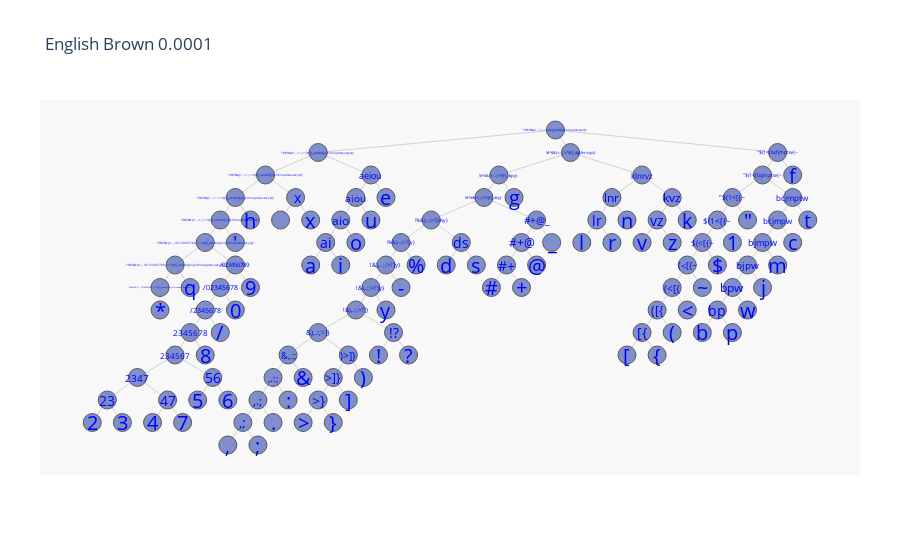

Source (notebook cell):
### Code cell
nodes, edges = dict2graph(dicastree)
igraph_draw(nodes,edges,'English Brown 0.0001')

### Figure 1 — Plotly figure (JSON) as saved in the notebook; plotly's stock layout.template omitted (floating-point values rounded to 4 significant figures; data arrays with more than 128 entries replaced by an {"elided": "..."} marker saying what was removed)
{"data": [{"hoverinfo": "none", "line": {"color": "rgb(210,210,210)", "width": 1}, "mode": "lines", "type": "scatter", "x": {"elided": "378 float values"}, "y": {"elided": "378 int values"}}, {"hoverinfo": "text", "marker": {"color": "#6175c1", "line": {"color": "rgb(50,50,50)", "width": 1}, "size": 18, "symbol": "circle"}, "mode": "markers", "name": "bla", "opacity": 0.8, "text": [" !\"#$%&'()*+,-./0123456789:;<>?@[]_abcdefghijklmnopqrstuvwxyz{}~", " !\"#$%&'()+,-./0123456789:;<>?@[]_abcdefghijklmnopqrstuvwxyz{}~", " !\"#$%&'()+,-./0123456789:;<>?@[]_abcdefghijklmnoprstuvwxyz{}~", " !\"#$%&'()+,-.1:;<>?@[]_abcdefghijklmnoprstuvwxyz{}~", " !\"#$%&()+,-.1:;<>?@[]_abcdefghijklmnoprstuvwxyz{}~", " !\"#$%&()+,-.1:;<>?@[]_abcdefgijklmnoprstuvwxyz{}~", "!\"#$%&()+,-.1:;<>?@[]_abcdefgijklmnoprstuvwyz{}~", "!\"#$%&()+,-.1:;<>?@[]_bcdfgjklmnprstvwyz{}~", "!#%&)+,-.:;>?@]_dgklnrsvyz}", "!#%&)+,-.:;>?@]_dgsy}", "!#%&)+,-.:;>?@]_dsy}", "!%&),-.:;>?]dsy}", "\"$(1<[bcfjmptw{~", "\"$(1<[bcjmptw{~", "!%&),-.:;>?]y}", "!&),-.:;>?]y}", "!&),.:;>?]y}", "!&),.:;>?]}", "/023456789", "&),.:;>]}", "/02345678", "\"$(1<[{~", "/2345678", "$(1<[{~", "bcjmptw", "2345678", "$(<[{~", "bcjmpw", "234567", "klnrvz", "(<[{~", "&,.:;", "bjmpw", "aeiou", ",.:;", "(<[{", ")>]}", "2347", "#+@_", "bjpw", "aiou", ",.;", "([{", ">]}", "#+@", "bpw", "aio", "lnr", "kvz", ",;", "!?", "[{", ">}", "23", "#+", "47", "56", "bp", "ai", "ds", "lr", "vz", " x", ",", ";", ".", "!", "?", "[", "{", ">", "}", "(", ":", "2", "3", "<", "]", ")", "~", "#", "+", "&", "4", "7", "@", "5", "6", "_", "b", "p", "$", "y", "w", "j", "m", "a", "i", "d", "s", "c", "1", "\"", "-", "o", "t", "8", "l", "r", "%", "v", "z", "n", "k", "g", "f", "u", "/", "e", " ", "x", "0", "h", "9", "'", "q", "*"], "type": "scatter", "x": [-13.12, -12.62, -11.62, -11.12, -10.62, -9.625, -7.875, 0, 0.5, -1.875, -2.375, -4.125, 7.375, 6.875, -5.125, -5.625, -6.125, -6.625, -10.62, -7.875, -11.12, 5.875, -11.62, 5.375, 7.875, -12.12, 4.875, 7.375, -12.62, 2.875, 4.375, -8.875, 6.875, -6.125, -9.375, 3.875, -6.875, -13.88, -0.625, 6.375, -6.625, -9.875, 3.375, -7.375, -1.125, 5.875, -7.125, 1.875, 3.875, -10.38, -5.375, 2.875, -7.875, -14.88, -1.625, -12.88, -11.38, 5.375, -7.625, -3.125, 1.375, 3.375, -8.625, -10.88, -9.875, -9.375, -5.875, -4.875, 2.375, 3.375, -8.375, -7.375, 3.875, -8.875, -15.38, -14.38, 4.375, -6.875, -6.375, 4.875, -2.125, -1.125, -8.375, -13.38, -12.38, -0.625, -11.88, -10.88, -0.125, 4.875, 5.875, 5.375, -5.625, 6.375, 6.875, 7.375, -8.125, -7.125, -3.625, -2.625, 7.875, 5.875, 6.375, -5.125, -6.625, 8.375, -11.62, 0.875, 1.875, -4.625, 2.875, 3.875, 2.375, 4.375, -1.375, 7.875, -6.125, -11.12, -5.625, -9.125, -8.125, -10.62, -10.12, -10.12, -10.62, -12.12, -13.12], "y": [21, 22, 23, 24, 25, 26, 27, 28, 27, 26, 25, 24, 27, 26, 23, 22, 21, 20, 22, 19, 21, 25, 20, 24, 25, 19, 23, 24, 18, 26, 22, 18, 23, 26, 17, 21, 18, 17, 24, 22, 25, 16, 20, 17, 23, 21, 24, 25, 25, 15, 19, 19, 16, 16, 22, 16, 17, 20, 23, 23, 24, 24, 25, 14, 14, 15, 18, 18, 18, 18, 15, 15, 19, 16, 15, 15, 20, 16, 17, 21, 21, 21, 17, 15, 15, 22, 16, 16, 23, 19, 19, 22, 20, 20, 21, 22, 22, 22, 22, 22, 23, 23, 24, 21, 23, 24, 18, 23, 23, 22, 23, 23, 24, 24, 25, 26, 24, 19, 25, 24, 24, 20, 24, 21, 23, 21, 20]}], "layout": {"annotations": [{"font": {"color": "rgb(0,0,250)", "size": 2}, "showarrow": false, "text": " !\"#$%&'()*+,-./0123456789:;<>?@[]_abcdefghijklmnopqrstuvwxyz{}~", "x": -13.12, "xref": "x", "y": 21, "yref": "y"}, {"font": {"color": "rgb(0,0,250)", "size": 3}, "showarrow": false, "text": " !\"#$%&'()+,-./0123456789:;<>?@[]_abcdefghijklmnopqrstuvwxyz{}~", "x": -12.62, "xref": "x", "y": 22, "yref": "y"}, {"font": {"color": "rgb(0,0,250)", "size": 3}, "showarrow": false, "text": " !\"#$%&'()+,-./0123456789:;<>?@[]_abcdefghijklmnoprstuvwxyz{}~", "x": -11.62, "xref": "x", "y": 23, "yref": "y"}, {"font": {"color": "rgb(0,0,250)", "size": 3}, "showarrow": false, "text": " !\"#$%&'()+,-.1:;<>?@[]_abcdefghijklmnoprstuvwxyz{}~", "x": -11.12, "xref": "x", "y": 24, "yref": "y"}, {"font": {"color": "rgb(0,0,250)", "size": 3}, "showarrow": false, "text": " !\"#$%&()+,-.1:;<>?@[]_abcdefghijklmnoprstuvwxyz{}~", "x": -10.62, "xref": "x", "y": 25, "yref": "y"}, {"font": {"color": "rgb(0,0,250)", "size": 3}, "showarrow": false, "text": " !\"#$%&()+,-.1:;<>?@[]_abcdefgijklmnoprstuvwxyz{}~", "x": -9.625, "xref": "x", "y": 26, "yref": "y"}, {"font": {"color": "rgb(0,0,250)", "size": 3}, "showarrow": false, "text": "!\"#$%&()+,-.1:;<>?@[]_abcdefgijklmnoprstuvwyz{}~", "x": -7.875, "xref": "x", "y": 27, "yref": "y"}, {"font": {"color": "rgb(0,0,250)", "size": 3}, "showarrow": false, "text": "!\"#$%&()+,-.1:;<>?@[]_bcdfgjklmnprstvwyz{}~", "x": 0, "xref": "x", "y": 28, "yref": "y"}, {"font": {"color": "rgb(0,0,250)", "size": 4}, "showarrow": false, "text": "!#%&)+,-.:;>?@]_dgklnrsvyz}", "x": 0.5, "xref": "x", "y": 27, "yref": "y"}, {"font": {"color": "rgb(0,0,250)", "size": 4}, "showarrow": false, "text": "!#%&)+,-.:;>?@]_dgsy}", "x": -1.875, "xref": "x", "y": 26, "yref": "y"}, {"font": {"color": "rgb(0,0,250)", "size": 4}, "showarrow": false, "text": "!#%&)+,-.:;>?@]_dsy}", "x": -2.375, "xref": "x", "y": 25, "yref": "y"}, {"font": {"color": "rgb(0,0,250)", "size": 5}, "showarrow": false, "text": "!%&),-.:;>?]dsy}", "x": -4.125, "xref": "x", "y": 24, "yref": "y"}, {"font": {"color": "rgb(0,0,250)", "size": 5}, "showarrow": false, "text": "\"$(1<[bcfjmptw{~", "x": 7.375, "xref": "x", "y": 27, "yref": "y"}, {"font": {"color": "rgb(0,0,250)", "size": 5}, "showarrow": false, "text": "\"$(1<[bcjmptw{~", "x": 6.875, "xref": "x", "y": 26, "yref": "y"}, {"font": {"color": "rgb(0,0,250)", "size": 5}, "showarrow": false, "text": "!%&),-.:;>?]y}", "x": -5.125, "xref": "x", "y": 23, "yref": "y"}, {"font": {"color": "rgb(0,0,250)", "size": 6}, "showarrow": false, "text": "!&),-.:;>?]y}", "x": -5.625, "xref": "x", "y": 22, "yref": "y"}, {"font": {"color": "rgb(0,0,250)", "size": 6}, "showarrow": false, "text": "!&),.:;>?]y}", "x": -6.125, "xref": "x", "y": 21, "yref": "y"}, {"font": {"color": "rgb(0,0,250)", "size": 6}, "showarrow": false, "text": "!&),.:;>?]}", "x": -6.625, "xref": "x", "y": 20, "yref": "y"}, {"font": {"color": "rgb(0,0,250)", "size": 6}, "showarrow": false, "text": "/023456789", "x": -10.62, "xref": "x", "y": 22, "yref": "y"}, {"font": {"color": "rgb(0,0,250)", "size": 7}, "showarrow": false, "text": "&),.:;>]}", "x": -7.875, "xref": "x", "y": 19, "yref": "y"}, {"font": {"color": "rgb(0,0,250)", "size": 7}, "showarrow": false, "text": "/02345678", "x": -11.12, "xref": "x", "y": 21, "yref": "y"}, {"font": {"color": "rgb(0,0,250)", "size": 7}, "showarrow": false, "text": "\"$(1<[{~", "x": 5.875, "xref": "x", "y": 25, "yref": "y"}, {"font": {"color": "rgb(0,0,250)", "size": 7}, "showarrow": false, "text": "/2345678", "x": -11.62, "xref": "x", "y": 20, "yref": "y"}, {"font": {"color": "rgb(0,0,250)", "size": 8}, "showarrow": false, "text": "$(1<[{~", "x": 5.375, "xref": "x", "y": 24, "yref": "y"}, {"font": {"color": "rgb(0,0,250)", "size": 8}, "showarrow": false, "text": "bcjmptw", "x": 7.875, "xref": "x", "y": 25, "yref": "y"}, {"font": {"color": "rgb(0,0,250)", "size": 8}, "showarrow": false, "text": "2345678", "x": -12.12, "xref": "x", "y": 19, "yref": "y"}, {"font": {"color": "rgb(0,0,250)", "size": 8}, "showarrow": false, "text": "$(<[{~", "x": 4.875, "xref": "x", "y": 23, "yref": "y"}, {"font": {"color": "rgb(0,0,250)", "size": 8}, "showarrow": false, "text": "bcjmpw", "x": 7.375, "xref": "x", "y": 24, "yref": "y"}, {"font": {"color": "rgb(0,0,250)", "size": 8}, "showarrow": false, "text": "234567", "x": -12.62, "xref": "x", "y": 18, "yref": "y"}, {"font": {"color": "rgb(0,0,250)", "size": 8}, "showarrow": false, "text": "klnrvz", "x": 2.875, "xref": "x", "y": 26, "yref": "y"}, {"font": {"color": "rgb(0,0,250)", "size": 9}, "showarrow": false, "text": "(<[{~", "x": 4.375, "xref": "x", "y": 22, "yref": "y"}, {"font": {"color": "rgb(0,0,250)", "size": 9}, "showarrow": false, "text": "&,.:;", "x": -8.875, "xref": "x", "y": 18, "yref": "y"}, {"font": {"color": "rgb(0,0,250)", "size": 9}, "showarrow": false, "text": "bjmpw", "x": 6.875, "xref": "x", "y": 23, "yref": "y"}, {"font": {"color": "rgb(0,0,250)", "size": 9}, "showarrow": false, "text": "aeiou", "x": -6.125, "xref": "x", "y": 26, "yref": "y"}, {"font": {"color": "rgb(0,0,250)", "size": 10}, "showarrow": false, "text": ",.:;", "x": -9.375, "xref": "x", "y": 17, "yref": "y"}, {"font": {"color": "rgb(0,0,250)", "size": 10}, "showarrow": false, "text": "(<[{", "x": 3.875, "xref": "x", "y": 21, "yref": "y"}, {"font": {"color": "rgb(0,0,250)", "size": 10}, "showarrow": false, "text": ")>]}", "x": -6.875, "xref": "x", "y": 18, "yref": "y"}, {"font": {"color": "rgb(0,0,250)", "size": 10}, "showarrow": false, "text": "2347", "x": -13.88, "xref": "x", "y": 17, "yref": "y"}, {"font": {"color": "rgb(0,0,250)", "size": 10}, "showarrow": false, "text": "#+@_", "x": -0.625, "xref": "x", "y": 24, "yref": "y"}, {"font": {"color": "rgb(0,0,250)", "size": 10}, "showarrow": false, "text": "bjpw", "x": 6.375, "xref": "x", "y": 22, "yref": "y"}, {"font": {"color": "rgb(0,0,250)", "size": 10}, "showarrow": false, "text": "aiou", "x": -6.625, "xref": "x", "y": 25, "yref": "y"}, {"font": {"color": "rgb(0,0,250)", "size": 12}, "showarrow": false, "text": ",.;", "x": -9.875, "xref": "x", "y": 16, "yref": "y"}, {"font": {"color": "rgb(0,0,250)", "size": 12}, "showarrow": false, "text": "([{", "x": 3.375, "xref": "x", "y": 20, "yref": "y"}, {"font": {"color": "rgb(0,0,250)", "size": 12}, "showarrow": false, "text": ">]}", "x": -7.375, "xref": "x", "y": 17, "yref": "y"}, {"font": {"color": "rgb(0,0,250)", "size": 12}, "showarrow": false, "text": "#+@", "x": -1.125, "xref": "x", "y": 23, "yref": "y"}, {"font": {"color": "rgb(0,0,250)", "size": 12}, "showarrow": false, "text": "bpw", "x": 5.875, "xref": "x", "y": 21, "yref": "y"}, {"font": {"color": "rgb(0,0,250)", "size": 12}, "showarrow": false, "text": "aio", "x": -7.125, "xref": "x", "y": 24, "yref": "y"}, {"font": {"color": "rgb(0,0,250)", "size": 12}, "showarrow": false, "text": "lnr", "x": 1.875, "xref": "x", "y": 25, "yref": "y"}, {"font": {"color": "rgb(0,0,250)", "size": 12}, "showarrow": false, "text": "kvz", "x": 3.875, "xref": "x", "y": 25, "yref": "y"}, {"font": {"color": "rgb(0,0,250)", "size": 14}, "showarrow": false, "text": ",;", "x": -10.38, "xref": "x", "y": 15, "yref": "y"}, {"font": {"color": "rgb(0,0,250)", "size": 14}, "showarrow": false, "text": "!?", "x": -5.375, "xref": "x", "y": 19, "yref": "y"}, {"font": {"color": "rgb(0,0,250)", "size": 14}, "showarrow": false, "text": "[{", "x": 2.875, "xref": "x", "y": 19, "yref": "y"}, {"font": {"color": "rgb(0,0,250)", "size": 14}, "showarrow": false, "text": ">}", "x": -7.875, "xref": "x", "y": 16, "yref": "y"}, {"font": {"color": "rgb(0,0,250)", "size": 14}, "showarrow": false, "text": "23", "x": -14.88, "xref": "x", "y": 16, "yref": "y"}, {"font": {"color": "rgb(0,0,250)", "size": 14}, "showarrow": false, "text": "#+", "x": -1.625, "xref": "x", "y": 22, "yref": "y"}, {"font": {"color": "rgb(0,0,250)", "size": 14}, "showarrow": false, "text": "47", "x": -12.88, "xref": "x", "y": 16, "yref": "y"}, {"font": {"color": "rgb(0,0,250)", "size": 14}, "showarrow": false, "text": "56", "x": -11.38, "xref": "x", "y": 17, "yref": "y"}, {"font": {"color": "rgb(0,0,250)", "size": 14}, "showarrow": false, "text": "bp", "x": 5.375, "xref": "x", "y": 20, "yref": "y"}, {"font": {"color": "rgb(0,0,250)", "size": 14}, "showarrow": false, "text": "ai", "x": -7.625, "xref": "x", "y": 23, "yref": "y"}, {"font": {"color": "rgb(0,0,250)", "size": 14}, "showarrow": false, "text": "ds", "x": -3.125, "xref": "x", "y": 23, "yref": "y"}, {"font": {"color": "rgb(0,0,250)", "size": 14}, "showarrow": false, "text": "lr", "x": 1.375, "xref": "x", "y": 24, "yref": "y"}, {"font": {"color": "rgb(0,0,250)", "size": 14}, "showarrow": false, "text": "vz", "x": 3.375, "xref": "x", "y": 24, "yref": "y"}, {"font": {"color": "rgb(0,0,250)", "size": 14}, "showarrow": false, "text": " x", "x": -8.625, "xref": "x", "y": 25, "yref": "y"}, {"font": {"color": "rgb(0,0,250)", "size": 20}, "showarrow": false, "text": ",", "x": -10.88, "xref": "x", "y": 14, "yref": "y"}, {"font": {"color": "rgb(0,0,250)", "size": 20}, "showarrow": false, "text": ";", "x": -9.875, "xref": "x", "y": 14, "yref": "y"}, {"font": {"color": "rgb(0,0,250)", "size": 20}, "showarrow": false, "text": ".", "x": -9.375, "xref": "x", "y": 15, "yref": "y"}, {"font": {"color": "rgb(0,0,250)", "size": 20}, "showarrow": false, "text": "!", "x": -5.875, "xref": "x", "y": 18, "yref": "y"}, {"font": {"color": "rgb(0,0,250)", "size": 20}, "showarrow": false, "text": "?", "x": -4.875, "xref": "x", "y": 18, "yref": "y"}, {"font": {"color": "rgb(0,0,250)", "size": 20}, "showarrow": false, "text": "[", "x": 2.375, "xref": "x", "y": 18, "yref": "y"}, {"font": {"color": "rgb(0,0,250)", "size": 20}, "showarrow": false, "text": "{", "x": 3.375, "xref": "x", "y": 18, "yref": "y"}, {"font": {"color": "rgb(0,0,250)", "size": 20}, "showarrow": false, "text": ">", "x": -8.375, "xref": "x", "y": 15, "yref": "y"}, {"font": {"color": "rgb(0,0,250)", "size": 20}, "showarrow": false, "text": "}", "x": -7.375, "xref": "x", "y": 15, "yref": "y"}, {"font": {"color": "rgb(0,0,250)", "size": 20}, "showarrow": false, "text": "(", "x": 3.875, "xref": "x", "y": 19, "yref": "y"}, {"font": {"color": "rgb(0,0,250)", "size": 20}, "showarrow": false, "text": ":", "x": -8.875, "xref": "x", "y": 16, "yref": "y"}, {"font": {"color": "rgb(0,0,250)", "size": 20}, "showarrow": false, "text": "2", "x": -15.38, "xref": "x", "y": 15, "yref": "y"}, {"font": {"color": "rgb(0,0,250)", "size": 20}, "showarrow": false, "text": "3", "x": -14.38, "xref": "x", "y": 15, "yref": "y"}, {"font": {"color": "rgb(0,0,250)", "size": 20}, "showarrow": false, "text": "<", "x": 4.375, "xref": "x", "y": 20, "yref": "y"}, {"font": {"color": "rgb(0,0,250)", "size": 20}, "showarrow": false, "text": "]", "x": -6.875, "xref": "x", "y": 16, "yref": "y"}, {"font": {"color": "rgb(0,0,250)", "size": 20}, "showarrow": false, "text": ")", "x": -6.375, "xref": "x", "y": 17, "yref": "y"}, {"font": {"color": "rgb(0,0,250)", "size": 20}, "showarrow": false, "text": "~", "x": 4.875, "xref": "x", "y": 21, "yref": "y"}, {"font": {"color": "rgb(0,0,250)", "size": 20}, "showarrow": false, "text": "#", "x": -2.125, "xref": "x", "y": 21, "yref": "y"}, {"font": {"color": "rgb(0,0,250)", "size": 20}, "showarrow": false, "text": "+", "x": -1.125, "xref": "x", "y": 21, "yref": "y"}, {"font": {"color": "rgb(0,0,250)", "size": 20}, "showarrow": false, "text": "&", "x": -8.375, "xref": "x", "y": 17, "yref": "y"}, {"font": {"color": "rgb(0,0,250)", "size": 20}, "showarrow": false, "text": "4", "x": -13.38, "xref": "x", "y": 15, "yref": "y"}, {"font": {"color": "rgb(0,0,250)", "size": 20}, "showarrow": false, "text": "7", "x": -12.38, "xref": "x", "y": 15, "yref": "y"}, {"font": {"color": "rgb(0,0,250)", "size": 20}, "showarrow": false, "text": "@", "x": -0.625, "xref": "x", "y": 22, "yref": "y"}, {"font": {"color": "rgb(0,0,250)", "size": 20}, "showarrow": false, "text": "5", "x": -11.88, "xref": "x", "y": 16, "yref": "y"}, {"font": {"color": "rgb(0,0,250)", "size": 20}, "showarrow": false, "text": "6", "x": -10.88, "xref": "x", "y": 16, "yref": "y"}, {"font": {"color": "rgb(0,0,250)", "size": 20}, "showarrow": false, "text": "_", "x": -0.125, "xref": "x", "y": 23, "yref": "y"}, {"font": {"color": "rgb(0,0,250)", "size": 20}, "showarrow": false, "text": "b", "x": 4.875, "xref": "x", "y": 19, "yref": "y"}, {"font": {"color": "rgb(0,0,250)", "size": 20}, "showarrow": false, "text": "p", "x": 5.875, "xref": "x", "y": 19, "yref": "y"}, {"font": {"color": "rgb(0,0,250)", "size": 20}, "showarrow": false, "text": "$", "x": 5.375, "xref": "x", "y": 22, "yref": "y"}, {"font": {"color": "rgb(0,0,250)", "size": 20}, "showarrow": false, "text": "y", "x": -5.625, "xref": "x", "y": 20, "yref": "y"}, {"font": {"color": "rgb(0,0,250)", "size": 20}, "showarrow": false, "text": "w", "x": 6.375, "xref": "x", "y": 20, "yref": "y"}, {"font": {"color": "rgb(0,0,250)", "size": 20}, "showarrow": false, "text": "j", "x": 6.875, "xref": "x", "y": 21, "yref": "y"}, {"font": {"color": "rgb(0,0,250)", "size": 20}, "showarrow": false, "text": "m", "x": 7.375, "xref": "x", "y": 22, "yref": "y"}, {"font": {"color": "rgb(0,0,250)", "size": 20}, "showarrow": false, "text": "a", "x": -8.125, "xref": "x", "y": 22, "yref": "y"}, {"font": {"color": "rgb(0,0,250)", "size": 20}, "showarrow": false, "text": "i", "x": -7.125, "xref": "x", "y": 22, "yref": "y"}, {"font": {"color": "rgb(0,0,250)", "size": 20}, "showarrow": false, "text": "d", "x": -3.625, "xref": "x", "y": 22, "yref": "y"}, {"font": {"color": "rgb(0,0,250)", "size": 20}, "showarrow": false, "text": "s", "x": -2.625, "xref": "x", "y": 22, "yref": "y"}, {"font": {"color": "rgb(0,0,250)", "size": 20}, "showarrow": false, "text": "c", "x": 7.875, "xref": "x", "y": 23, "yref": "y"}, {"font": {"color": "rgb(0,0,250)", "size": 20}, "showarrow": false, "text": "1", "x": 5.875, "xref": "x", "y": 23, "yref": "y"}, {"font": {"color": "rgb(0,0,250)", "size": 20}, "showarrow": false, "text": "\"", "x": 6.375, "xref": "x", "y": 24, "yref": "y"}, {"font": {"color": "rgb(0,0,250)", "size": 20}, "showarrow": false, "text": "-", "x": -5.125, "xref": "x", "y": 21, "yref": "y"}, {"font": {"color": "rgb(0,0,250)", "size": 20}, "showarrow": false, "text": "o", "x": -6.625, "xref": "x", "y": 23, "yref": "y"}, {"font": {"color": "rgb(0,0,250)", "size": 20}, "showarrow": false, "text": "t", "x": 8.375, "xref": "x", "y": 24, "yref": "y"}, {"font": {"color": "rgb(0,0,250)", "size": 20}, "showarrow": false, "text": "8", "x": -11.62, "xref": "x", "y": 18, "yref": "y"}, {"font": {"color": "rgb(0,0,250)", "size": 20}, "showarrow": false, "text": "l", "x": 0.875, "xref": "x", "y": 23, "yref": "y"}, {"font": {"color": "rgb(0,0,250)", "size": 20}, "showarrow": false, "text": "r", "x": 1.875, "xref": "x", "y": 23, "yref": "y"}, {"font": {"color": "rgb(0,0,250)", "size": 20}, "showarrow": false, "text": "%", "x": -4.625, "xref": "x", "y": 22, "yref": "y"}, {"font": {"color": "rgb(0,0,250)", "size": 20}, "showarrow": false, "text": "v", "x": 2.875, "xref": "x", "y": 23, "yref": "y"}, {"font": {"color": "rgb(0,0,250)", "size": 20}, "showarrow": false, "text": "z", "x": 3.875, "xref": "x", "y": 23, "yref": "y"}, {"font": {"color": "rgb(0,0,250)", "size": 20}, "showarrow": false, "text": "n", "x": 2.375, "xref": "x", "y": 24, "yref": "y"}, {"font": {"color": "rgb(0,0,250)", "size": 20}, "showarrow": false, "text": "k", "x": 4.375, "xref": "x", "y": 24, "yref": "y"}, {"font": {"color": "rgb(0,0,250)", "size": 20}, "showarrow": false, "text": "g", "x": -1.375, "xref": "x", "y": 25, "yref": "y"}, {"font": {"color": "rgb(0,0,250)", "size": 20}, "showarrow": false, "text": "f", "x": 7.875, "xref": "x", "y": 26, "yref": "y"}, {"font": {"color": "rgb(0,0,250)", "size": 20}, "showarrow": false, "text": "u", "x": -6.125, "xref": "x", "y": 24, "yref": "y"}, {"font": {"color": "rgb(0,0,250)", "size": 20}, "showarrow": false, "text": "/", "x": -11.12, "xref": "x", "y": 19, "yref": "y"}, {"font": {"color": "rgb(0,0,250)", "size": 20}, "showarrow": false, "text": "e", "x": -5.625, "xref": "x", "y": 25, "yref": "y"}, {"font": {"color": "rgb(0,0,250)", "size": 20}, "showarrow": false, "text": " ", "x": -9.125, "xref": "x", "y": 24, "yref": "y"}, {"font": {"color": "rgb(0,0,250)", "size": 20}, "showarrow": false, "text": "x", "x": -8.125, "xref": "x", "y": 24, "yref": "y"}, {"font": {"color": "rgb(0,0,250)", "size": 20}, "showarrow": false, "text": "0", "x": -10.62, "xref": "x", "y": 20, "yref": "y"}, {"font": {"color": "rgb(0,0,250)", "size": 20}, "showarrow": false, "text": "h", "x": -10.12, "xref": "x", "y": 24, "yref": "y"}, {"font": {"color": "rgb(0,0,250)", "size": 20}, "showarrow": false, "text": "9", "x": -10.12, "xref": "x", "y": 21, "yref": "y"}, {"font": {"color": "rgb(0,0,250)", "size": 20}, "showarrow": false, "text": "'", "x": -10.62, "xref": "x", "y": 23, "yref": "y"}, {"font": {"color": "rgb(0,0,250)", "size": 20}, "showarrow": false, "text": "q", "x": -12.12, "xref": "x", "y": 21, "yref": "y"}, {"font": {"color": "rgb(0,0,250)", "size": 20}, "showarrow": false, "text": "*", "x": -13.12, "xref": "x", "y": 20, "yref": "y"}], "font": {"size": 12}, "hovermode": "closest", "margin": {"b": 85, "l": 40, "r": 40, "t": 100}, "plot_bgcolor": "rgb(248,248,248)", "showlegend": false, "title": {"text": "English Brown 0.0001"}, "xaxis": {"showgrid": false, "showline": false, "showticklabels": false, "zeroline": false}, "yaxis": {"showgrid": false, "showline": false, "showticklabels": false, "zeroline": false}}}
